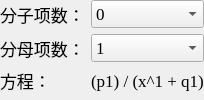
            <widget class="QWidget" name="page_rational">
             <layout class="QFormLayout" name="formLayout_7">
              <property name="leftMargin">
               <number>0</number>
              </property>
              <property name="topMargin">
               <number>0</number>
              </property>
              <property name="rightMargin">
               <number>0</number>
              </property>
              <property name="bottomMargin">
               <number>0</number>
              </property>
              <item row="0" column="0">
               <widget class="QLabel" name="label_23">
                <property name="font">
                 <font>
                  <family>Times New Roman</family>
                  <pointsize>13</pointsize>
                 </font>
                </property>
                <property name="text">
                 <string>分子项数：</string>
                </property>
               </widget>
              </item>
              <item row="0" column="1">
               <widget class="QComboBox" name="comboBox_9">
                <property name="font">
                 <font>
                  <family>Times New Roman</family>
                  <pointsize>13</pointsize>
                 </font>
                </property>
                <item>
                 <property name="text">
                  <string>0</string>
                 </property>
                </item>
                <item>
                 <property name="text">
                  <string>1</string>
                 </property>
                </item>
                <item>
                 <property name="text">
                  <string>2</string>
                 </property>
                </item>
                <item>
                 <property name="text">
                  <string>3</string>
                 </property>
                </item>
                <item>
                 <property name="text">
                  <string>4</string>
                 </property>
                </item>
                <item>
                 <property name="text">
                  <string>5</string>
                 </property>
                </item>
               </widget>
              </item>
              <item row="1" column="0">
               <widget class="QLabel" name="label_24">
                <property name="font">
                 <font>
                  <family>Times New Roman</family>
                  <pointsize>13</pointsize>
                 </font>
                </property>
                <property name="text">
                 <string>分母项数：</string>
                </property>
               </widget>
              </item>
              <item row="1" column="1">
               <widget class="QComboBox" name="comboBox_10">
                <property name="font">
                 <font>
                  <family>Times New Roman</family>
                  <pointsize>13</pointsize>
                 </font>
                </property>
                <item>
                 <property name="text">
                  <string>1</string>
                 </property>
                </item>
                <item>
                 <property name="text">
                  <string>2</string>
                 </property>
                </item>
                <item>
                 <property name="text">
                  <string>3</string>
                 </property>
                </item>
                <item>
                 <property name="text">
                  <string>4</string>
                 </property>
                </item>
                <item>
                 <property name="text">
                  <string>5</string>
                 </property>
                </item>
               </widget>
              </item>
              <item row="2" column="0">
               <widget class="QLabel" name="label_21">
                <property name="font">
                 <font>
                  <family>Times New Roman</family>
                  <pointsize>13</pointsize>
                 </font>
                </property>
                <property name="text">
                 <string>方程：</string>
                </property>
               </widget>
              </item>
              <item row="2" column="1">
               <widget class="QLabel" name="label_22">
                <property name="font">
                 <font>
                  <family>Times New Roman</family>
                  <pointsize>13</pointsize>
                 </font>
                </property>
                <property name="toolTip">
                 <string>(p1) / (x^1 + q1)</string>
                </property>
                <property name="text">
                 <string>(p1) / (x^1 + q1)</string>
                </property>
               </widget>
              </item>
             </layout>
            </widget>
